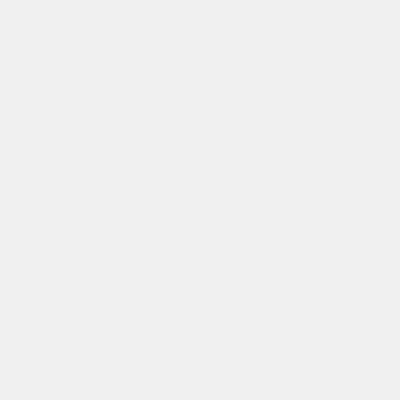
Frame 1 (no input)
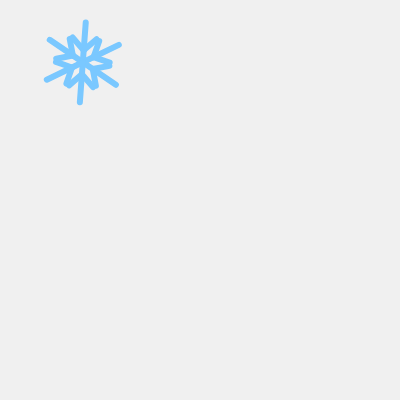
Frame 60 (no input)
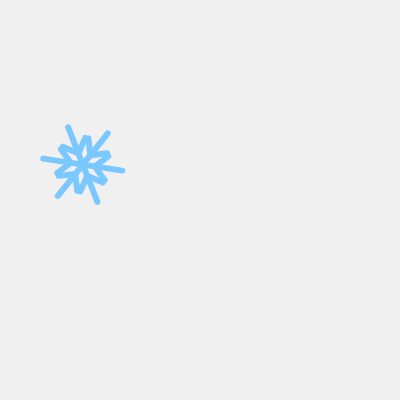
Frame 120 (the mouse pressed at the canvas centre since frame 60)

The p5.js sketch that drew these frames (run headless with seeded random() and noise() and a simulated clock; from frame 60 on, the mouse is pressed at the canvas centre):

// p5.js sketch
// ── sketch.js
let NUM = 6;
let obj = {};// 空のオブジェクト randomやcolorを使うのでここではプロパティを定義しない

function setup() {
  createCanvas(400, 400);

  let r = random(15, 50);
  obj = {
    x: random(width),
    y: -r,
    angle: random(TWO_PI),
    radius: r,
    col: color(random(80, 200), 200, 255),
    speed: random(0.5, 2)
  };
}

function drawSnow01(x, y, angle, radius, col) {
  strokeWeight(15);
  stroke(col);

  push();
  {
    translate(x, y);
    rotate(angle);
    scale(radius / 100);

    for (let i = 0; i < NUM; i++) {
      push();
      {
        rotate(i * TWO_PI / NUM);
        line(0, 0, 0, -100);
        line(0, 30, 30, 60);
        line(0, 30, -30, 60);
      }
      pop();
    }
  }
  pop();
}

function drawSnow02(x, y, angle, radius, col) {
  push();
  {
    translate(x, y);
    rotate(angle);
    scale(radius / 100);
    
    stroke(col);
    strokeWeight(5);
    
    for (let i = 0; i < NUM; i++) {
      push();
      {
        rotate(i * TWO_PI / NUM);
        
        line(0, 0, 0, -100);
        
        line(0, 0, 30, 60);
        line(0, 0, -30, 60);
        
        line(0, 90, 30, 60);
        line(0, 90, -30, 60);
      }
      pop();
    }
  }
  pop();
}

function drawSnow03(x, y, angle, radius, col) {
  push();
  {
    translate(x, y);
    rotate(angle);
    scale(radius / 100);
    
    stroke(col);
    strokeWeight(3);
    
    for (let i = 0; i < NUM; i++) {
      push();
      {
        rotate(i * TWO_PI / NUM);
        
        line(0, 0, 0, -100);
        
        line(0, 0, 15, 60);
        line(0, 0, -15, 60);
        
        line(0, 90, 30, 30);
        line(0, 90, -30, 30);
        
        noStroke();
        fill(col);
        circle(0, -100, 10);
      }
      pop();
    }
  }
  pop();
}

function drawSnow04(x, y, angle, radius, col) {
  push();
  {
    translate(x, y);
    rotate(angle);
    scale(radius / 100);
    
    rectMode(CENTER);
    stroke(col);
    strokeWeight(3);
    
    for (let i = 0; i < NUM; i++) {
      push();
      {
        rotate(i * TWO_PI / NUM);
        
        line(0, 0, 0, -90);
        
        line(-20, 35, 20, 35);
        line(-20, 55, 20, 55);
        line(-10, 70, 10, 70);
        
        noFill();
        translate(0, -100);
        rotate(PI / 4);
        square(0, 0, 15);
      }
      pop();
    }
  }
  pop();
}

function drawSnow05(x, y, angle, radius, col) {
  push();
  {
    translate(x, y);
    rotate(angle);
    scale(radius / 100);
    
    stroke(col);
    strokeWeight(3);
    
    for (let i = 0; i < NUM; i++) {
      push();
      {
        rotate(i * TWO_PI / NUM);
        
        line(0, 0, 0, -90);
        
        line(0, 35, 20, 45);
        line(0, 35, -20, 45);
        
        line(0, 55, 30, 70);
        line(0, 55, -30, 70);
        
        line(0, 75, 10, 85);
        line(0, 75, -10, 85);
      }
      pop();
    }
  }
  pop();
}

function draw() {
  background(240);

  obj.y += obj.speed;
  obj.angle += 0.01;

  if (obj.y - obj.radius > height) {
    obj.radius = random(15, 50);
    obj.x = random(width);
    obj.y = -obj.radius;
    obj.angle = random(TWO_PI);
    obj.color = color(random(80, 200), 200, 255);
    obj.speed = random(0.5, 2);
  }

  drawSnow01(obj.x, obj.y, obj.angle, obj.radius, obj.col);
}
